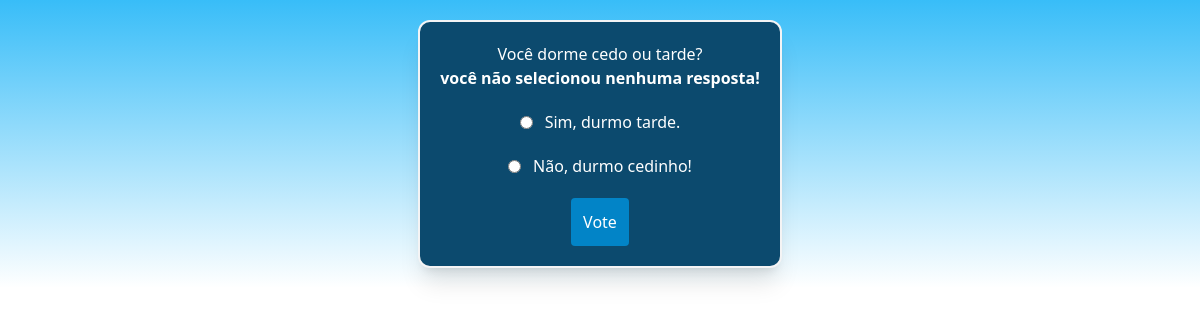
Page /polls/35/vote/ on the committed database.
### polls/models.py (models this page shows, shortened)
class Question(models.Model):
    question_text = models.CharField(max_length=200)
    pub_date = models.DateTimeField("data de publicação")

class Choice(models.Model):
    question = models.ForeignKey(Question, on_delete=models.CASCADE)
    choice_text = models.CharField(max_length=200)
    votes = models.IntegerField(default=0)

### polls/views.py (the view)
# urls.py: path("<int:question_id>/vote/", views.vote, name="vote"),
def vote(request, question_id):
  question = get_object_or_404(Question, pk=question_id)
  try:
    select_choice = question.choice_set.get(pk=request.POST["choice"])
  except (KeyError, Choice.DoesNotExist):
    return render(request, "polls/detail.html",
        {
            "question": question,
            "error_message": "você não selecionou nenhuma resposta!",
        },
        )
  else:
    select_choice.votes += 1
    select_choice.save()
    return HttpResponseRedirect(reverse("polls:results", args=(question_id,)))

### polls/templates/polls/detail.html (shortened to what this page needs)
<!DOCTYPE html>
{% load static %}
<html lang="en">
<head>
    <script src="https://cdn.tailwindcss.com"></script>
</head>
<body class="flex flex-col items-center bg-gradient-to-b from-sky-400 bg-no-repeat">
  <div class="flex text-center items-center justify-center flex-col rounded-xl bg-sky-900 text-white p-5 m-5 border-2 border-zinc-100 shadow-xl">
    <form action="{% url 'polls:vote' question.id %}" method="post">
        <fieldset>
            <legend><h1>{{ question.question_text }}</h1></legend>
                {% if error_message %}
                    <p><strong>{{ error_message }}</strong></p>
                {% endif %}
                {% for choice in question.choice_set.all %}
                  <div class="my-5 flex justify-center items-center">
                    <input class="mr-3" type="radio" name="choice" id="choice{{ forloop.counter }}" value="{{ choice.id }}">
                    <label for="choice{{ forloop.counter }}">{{ choice.choice_text }}</label>
                  </div>
                {% endfor %}
        </fieldset>
        <input class="bg-sky-600 rounded p-3" type="submit" value="Vote">
    </form>
  </div>
</body>
</html>

### rows in the picture
Question: question_text "Você dorme cedo ou tarde?"
Choice: choice_text "Sim, durmo tarde."
Choice: choice_text "Não, durmo cedinho!"

### other values in the picture
{{ error_message }} "você não selecionou nenhuma resposta!"
